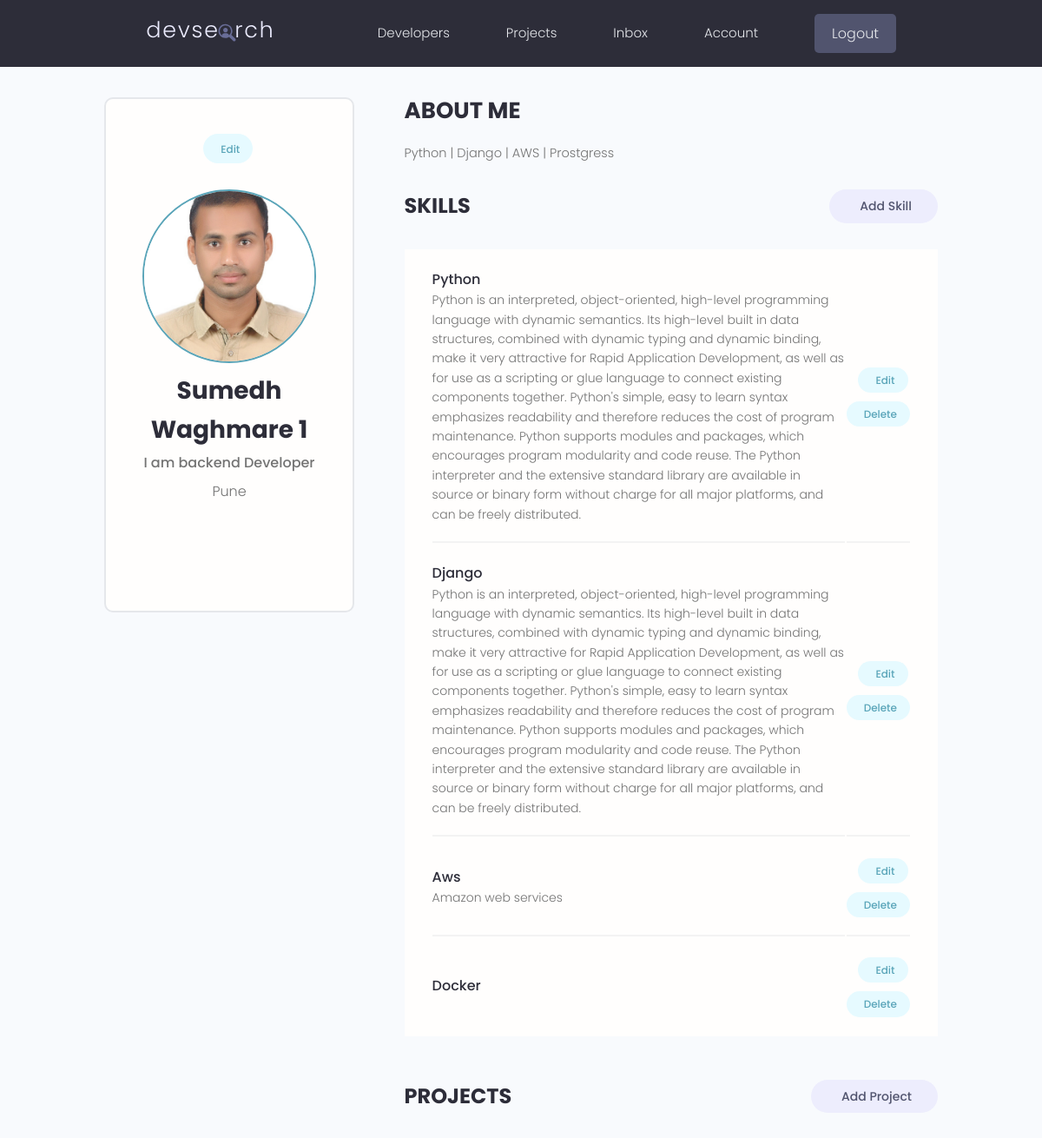
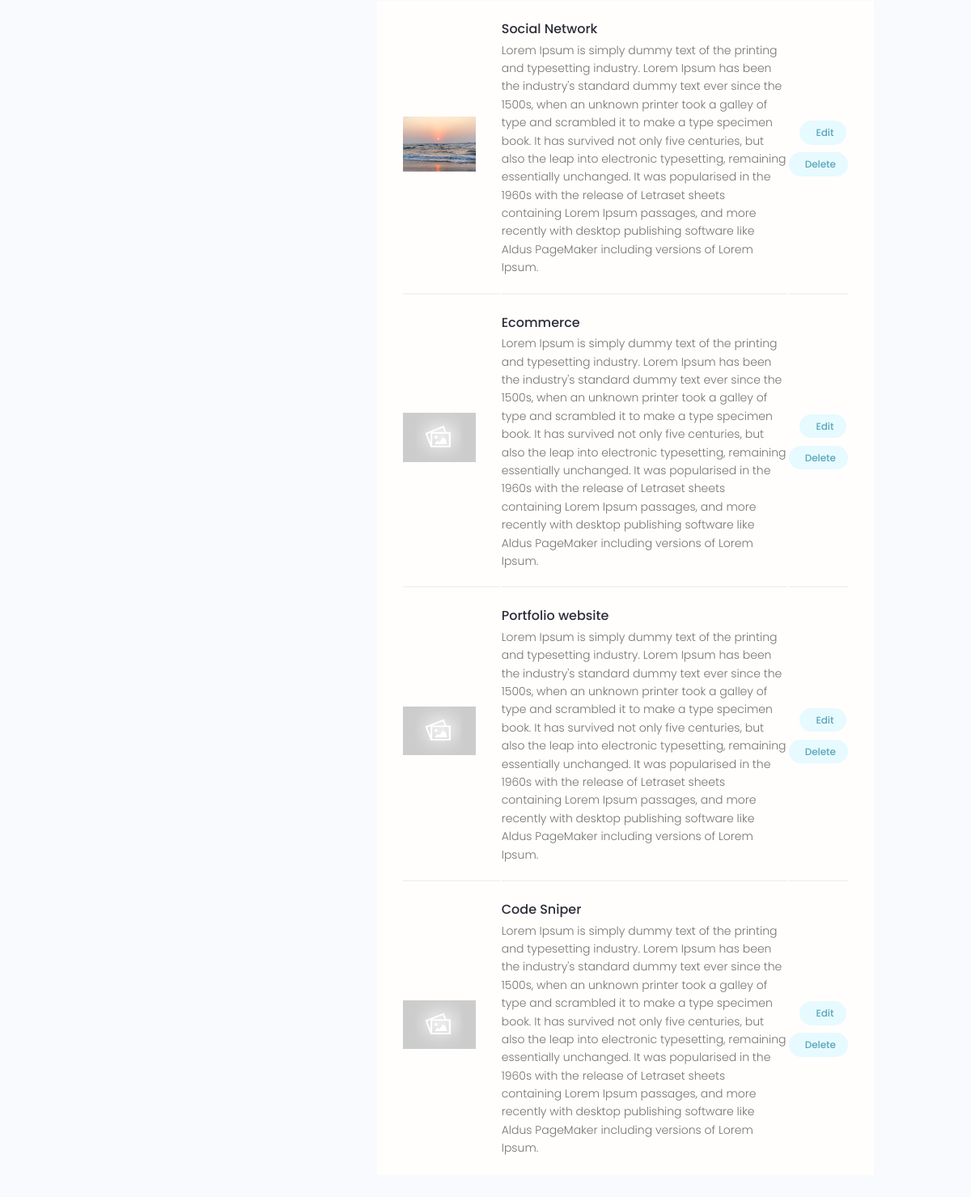
The app's page /account/ (signed in) with its own data (2 pictures, top to bottom).
### users/models.py (models this page shows, shortened)
class Profile(models.Model):
    user = models.OneToOneField(User, on_delete=models.CASCADE, blank=True, null=True)
    name = models.CharField(max_length=200, null=True, blank=True)
    email = models.EmailField(max_length=500, null=True, blank=True)
    username = models.CharField(max_length=200, null=True, blank=True)
    location = models.CharField(max_length=200, null=True, blank=True)
    short_intro = models.CharField(max_length=1000, null=True, blank=True)
    bio = models.TextField(null=True, blank=True)
    profile_image = models.ImageField(null=True, blank=True,
        upload_to = 'profiles/', default='profiles/user-default.png')
    social_github = models.CharField(max_length=200, null=True, blank=True)
    social_twitter = models.CharField(max_length=200, null=True, blank=True)
    social_linkedin = models.CharField(max_length=200, null=True, blank=True)
    social_youtube = models.CharField(max_length=200, null=True, blank=True)
    social_website = models.CharField(max_length=200, null=True, blank=True)
    created = models.DateField(auto_now_add=True)
    id = models.UUIDField(default=uuid.uuid4,unique=True,primary_key=True,editable=False)

class Skill(models.Model):
    owner = models.ForeignKey(Profile, on_delete=models.CASCADE, null=True, blank=True)
    name = models.CharField(max_length=200, null=True, blank=True)
    description = models.TextField(null=True, blank=True)
    created = models.DateField(auto_now_add=True)
    id = models.UUIDField(default=uuid.uuid4,unique=True,primary_key=True,editable=False)

### projects/models.py (models this page shows, shortened)
class Project(models.Model):
    owner = models.ForeignKey(
        Profile, null=True, blank=True, on_delete=models.SET_NULL)
    title = models.CharField(max_length=200)
    description = models.TextField(null=True,blank=True)
    featured_image = models.ImageField(null=True, blank=True, default="default.jpg")
    demo_link = models.CharField(max_length=2000,null=True,blank=True)
    source_link = models.CharField(max_length=2000,null=True,blank=True)
    tags = models.ManyToManyField('Tag', blank=True)
    vote_total = models.IntegerField(default=0,null=True, blank=True)
    vote_ratio = models.IntegerField(default=0,null=True, blank=True)
    created = models.DateField(auto_now_add=True)
    id = models.UUIDField(default=uuid.uuid4,unique=True,primary_key=True,editable=False)

### users/views.py (the view)
# urls.py: path('account/', views.userAccount, name='account'),
@login_required(login_url='login')
def userAccount(request):
    profile = request.user.profile
    skills = profile.skill_set.all()
    projects = profile.project_set.all()
    context = {'profile':profile, 'skills': skills, 'projects': projects }
    return render(request, 'users/account.html',context)

### users/templates/users/account.html (shortened to what this page needs)
{% extends 'main.html' %}
{% block content %}
  <main class="settingsPage profile my-md">
    <div class="container">
      <div class="layout">
        <div class="column column--1of3">
          <div class="card text-center">
            <div class="card__body dev">
              <a class="tag tag--pill tag--main settings__btn" href="{% url 'edit-account' %}"> Edit</a>
              <img class="avatar avatar--xl dev__avatar" src="{{profile.profile_image.url}}" />
              <h2 class="dev__name">{{profile.name}}</h2>
              <p class="dev__title">{{profile.short_intro}}</p>
              <p class="dev__location">{{profile.location}}</p>
              <ul class="dev__social">
              </ul>
            </div>
          </div>
        </div>
        <div class="column column--2of3">
          <div class="devInfo">
            <h3 class="devInfo__title">About Me</h3>
            <p class="devInfo__about">
              {{profile.bio}}
            </p>
          </div>
          <div class="settings">
            <h3 class="settings__title">Skills</h3>
            <a class="tag tag--pill tag--sub settings__btn tag--lg" href="#"> Add Skill</a>
          </div>
          <table class="settings__table">
            {% for Skill in skills %}
            <tr>
              <td class="settings__tableInfo">
                <h4>{{Skill.name}}</h4>
                <p>
                  {{Skill.description}}
                </p>
              </td>
              <td class="settings__tableActions">
                <a class="tag tag--pill tag--main settings__btn" href="#"> Edit</a>
                <a class="tag tag--pill tag--main settings__btn" href="#">
                  Delete</a>
              </td>
            </tr>
            {% endfor %}
          </table>
          <div class="settings">
            <h3 class="settings__title">Projects</h3>
            <a class="tag tag--pill tag--sub settings__btn tag--lg" href="{% url 'create-project' %}"> Add Project</a>
          </div>
          <table class="settings__table">
            {% for project in projects %}
            <tr>
              <td class="settings__thumbnail">
                <a href="{% url 'project' project.id %}"><img src="{{project.featured_image.url}}" alt="Project Thumbnail" /></a>
              </td>
              <td class="settings__tableInfo">
                <a href="{% url 'project' project.id %}">{{project.title}}</a>
                <p>
                  {{project.description}}
                </p>
              </td>
              <td class="settings__tableActions">
                <a class="tag tag--pill tag--main settings__btn" href="{% url 'update-project' project.id %}"> Edit</a>
                <a class="tag tag--pill tag--main settings__btn" href="{% url 'delete-project' project.id %}">
                  Delete</a>
              </td>
            </tr>
            {% endfor %}
          </table>
        </div>
      </div>
    </div>
  </main>
{% endblock content %}

### static/styles/app.css (style rules this page uses)
:root { --color-sub: #2d2d39; }
.card { border: 2px solid var(--color-light); }
img { width: 100%; }
.profile .card > .dev { padding: 4rem; }
.dev__avatar { display: block; margin: auto; }
.dev__name { color: var(--color-sub); font-size: 2.8rem; font-weight: 700; margin-top: 1rem; margin-bottom: 0.5rem; }
.dev__title { font-size: 1.6rem; font-weight: 500; line-height: 1.3; }
.dev__location { margin-top: 1rem; }
.dev__social { margin: 3rem 0; list-style: none; display: flex; justify-content: center; gap: 1.5rem; }
.devInfo { margin-bottom: 3rem; }
.devInfo__title, .devInfo__subtitle { font-size: 2.6rem; color: var(--color-sub); text-transform: uppercase; font-weight: 700; margin-bottom: 1.5rem; }
.devInfo__about, .devSkill__info { font-size: 1.45rem; line-height: 1.7; text-align: justify; }
.settingsPage .dev > .settings__btn { display: inline-block; margin-bottom: 3rem; }
.settings { display: flex; justify-content: space-between; align-items: center; }
.settings__title { font-size: 2.4rem; text-transform: uppercase; font-weight: 700; color: var(--color-sub); }
.settings__table { margin-top: 3rem; margin-bottom: 5rem; padding: 0 3rem; background: var(--color-white); }
.settings__table tr { width: 100%; }
.settings__table tr > td { padding: 2rem 0; }
.settings__table tr:not(:last-child) td { border-bottom: 2px solid var(--color-white-light); }
.settings__thumbnail { width: 23%; min-width: 10rem; }
.settings__thumbnail img { padding-right: 3rem; height: 15rem; object-fit: contain; }
.settings__tableInfo { width: 100%; }
.settings__tableInfo h4, .settings__tableInfo a { padding-right: 1rem; width: auto; font-size: 1.6rem; font-weight: 500; color: var(--color-sub); }
.settings__tableInfo p { font-size: 1.4rem; }
.settings__tableActions { text-align: right; }

### static/uikit/styles/modules/_variables.css (style rules this page uses)
:root { --color-main: #5aa5b9; --color-main-light: #e6faff; --color-sub: #3f4156; --color-sub-light: #51546e; --color-sub-lighter: #ededfd; --color-text: #737373; --color-gray: #8b8b8b; --color-light: #e5e7eb; --color-light-gray: #767676; --color-bg: #f8fafd; --color-white: #fffefd; --color-white-light: #f3f3f3; --color-success: #359e64; --color-success-bg: #def8e8; --color-error: #fc4b0b; --color-error-bg: #fff2ee; --font-base: 'Poppins', arial, helvetica, 'Segoe UI', roboto, ubuntu, sans-serif; --font-monospace: 'Fira Code', 'Courier New', courier, monospace; --font-regular: 300; --font-medium: 500; --font-bold: 700; --generic-shadow: 1px 1px 5px #00000010; --generic-transition: all 0.3s ease-in-out; }

### static/uikit/styles/modules/_base.css (style rules this page uses)
* { margin: 0; padding: 0; box-sizing: border-box; text-rendering: optimizeLegibility; color: inherit; font-size: inherit; }
html { font-size: 50%; }
@media only screen and (min-width: 480px) { html { font-size: 56.25%; } }
@media only screen and (min-width: 1200px) { html { font-size: 62.5%; } }
body { line-height: 1.6; font-weight: 400; font-size: 1.5rem; color: var(--color-text); background-color: var(--color-bg); min-height: 100vh; }

### static/uikit/styles/modules/_typography.css (style rules this page uses)
* { font-family: var(--font-base); }
h2 { font-size: 3.6rem; font-weight: var(--font-bold); }
h3 { font-size: 3.2rem; font-weight: var(--font-medium); }
h4 { font-size: 2.8rem; font-weight: var(--font-medium); }
p, span, strong { font-size: 1.6rem; color: var(--color-text); font-weight: var(--font-regular); }
a { padding-bottom: 2px; text-decoration: none; display: inline-block; color: var(--color-main); font-weight: var(--font-medium); }

### static/uikit/styles/modules/_utilities.css (style rules this page uses)
.container { width: 92%; max-width: 165rem; margin: 0 auto; box-sizing: border-box; }
@media screen and (min-width: 1000px) { .container { width: 90%; } }
@media screen and (min-width: 1200px) { .container { width: 80%; } }
.text-center { text-align: center; }
.my-md { margin: 3rem auto; }

### static/uikit/styles/modules/_avatar.css (style rules this page uses)
.avatar { border-radius: 50%; border: 2px solid var(--color-main); object-fit: cover; }
.avatar--xl { height: 20rem; width: 20rem; }

### static/uikit/styles/modules/_card.css (style rules this page uses)
.card { border-radius: 1rem; background-color: var(--color-white); border: 1.5px solid var(--color-light); width: auto; height: auto; margin-top: 0.5rem; margin-bottom: 0.5rem; overflow: hidden; }
.card__body, .card__header { padding: 2rem 2.5rem; }

### static/uikit/styles/modules/_layout.css (style rules this page uses)
.layout { display: flex; flex-flow: row wrap; justify-content: space-between; }
.layout > .column { margin-bottom: 3rem; }
.layout > .column.column--1of3 { flex-basis: 30%; }
.layout > .column.column--2of3 { flex-basis: 64%; }

### records on screen
Profile: profile_image (picture), name "Sumedh Waghmare 1", short_intro "I am backend Developer", location "Pune", bio "Python | Django | AWS | Prostgress"
Skill: name "Python", description "Python is an interpreted, object-oriented, high-level programming language with dynamic semantics. Its high-level built in data structures, combined with dynamic typing and dynamic binding, make it very attractive for Rapid Application Development, as well as for use as a scripting or glue language to connect existing components together. Python's simple, easy to learn syntax emphasizes readability and therefore reduces the cost of program maintenance. Python supports modules and packages, which encourages program modularity and code reuse. The Python interpreter and the extensive standard library are available in source or binary form without charge for all major platforms, and can be…"
Skill: name "Django", description "Python is an interpreted, object-oriented, high-level programming language with dynamic semantics. Its high-level built in data structures, combined with dynamic typing and dynamic binding, make it very attractive for Rapid Application Development, as well as for use as a scripting or glue language to connect existing components together. Python's simple, easy to learn syntax emphasizes readability and therefore reduces the cost of program maintenance. Python supports modules and packages, which encourages program modularity and code reuse. The Python interpreter and the extensive standard library are available in source or binary form without charge for all major platforms, and can be…"
Skill: name "Aws", description "Amazon web services"
Skill: name "Docker"
Project: featured_image (picture), title "Social Network", description "Lorem Ipsum is simply dummy text of the printing and typesetting industry. Lorem Ipsum has been the industry's standard dummy text ever since the 1500s, when an unknown printer took a galley of type and scrambled it to make a type specimen book. It has survived not only five centuries, but also the leap into electronic typesetting, remaining essentially unchanged. It was popularised in the 1960s with the release of Letraset sheets containing Lorem Ipsum passages, and more recently with desktop publishing software like Aldus PageMaker including versions of Lorem Ipsum."
Project: featured_image (placeholder picture), title "Ecommerce", description "Lorem Ipsum is simply dummy text of the printing and typesetting industry. Lorem Ipsum has been the industry's standard dummy text ever since the 1500s, when an unknown printer took a galley of type and scrambled it to make a type specimen book. It has survived not only five centuries, but also the leap into electronic typesetting, remaining essentially unchanged. It was popularised in the 1960s with the release of Letraset sheets containing Lorem Ipsum passages, and more recently with desktop publishing software like Aldus PageMaker including versions of Lorem Ipsum."
Project: featured_image (placeholder picture), title "Portfolio website", description "Lorem Ipsum is simply dummy text of the printing and typesetting industry. Lorem Ipsum has been the industry's standard dummy text ever since the 1500s, when an unknown printer took a galley of type and scrambled it to make a type specimen book. It has survived not only five centuries, but also the leap into electronic typesetting, remaining essentially unchanged. It was popularised in the 1960s with the release of Letraset sheets containing Lorem Ipsum passages, and more recently with desktop publishing software like Aldus PageMaker including versions of Lorem Ipsum."
Project: featured_image (placeholder picture), title "Code Sniper", description "Lorem Ipsum is simply dummy text of the printing and typesetting industry. Lorem Ipsum has been the industry's standard dummy text ever since the 1500s, when an unknown printer took a galley of type and scrambled it to make a type specimen book. It has survived not only five centuries, but also the leap into electronic typesetting, remaining essentially unchanged. It was popularised in the 1960s with the release of Letraset sheets containing Lorem Ipsum passages, and more recently with desktop publishing software like Aldus PageMaker including versions of Lorem Ipsum."
